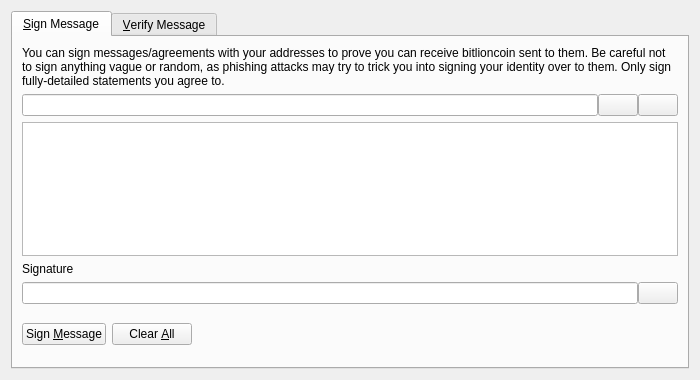
<?xml version="1.0" encoding="UTF-8"?>
<ui version="4.0">
 <class>SignVerifyMessageDialog</class>
 <widget class="QDialog" name="SignVerifyMessageDialog">
  <property name="geometry">
   <rect>
    <x>0</x>
    <y>0</y>
    <width>700</width>
    <height>380</height>
   </rect>
  </property>
  <property name="windowTitle">
   <string>Signatures - Sign / Verify a Message</string>
  </property>
  <property name="modal">
   <bool>true</bool>
  </property>
  <layout class="QVBoxLayout" name="verticalLayout">
   <item>
    <widget class="QTabWidget" name="tabWidget">
     <property name="currentIndex">
      <number>0</number>
     </property>
     <widget class="QWidget" name="tabSignMessage">
      <attribute name="title">
       <string>&amp;Sign Message</string>
      </attribute>
      <layout class="QVBoxLayout" name="verticalLayout_SM">
       <item>
        <widget class="QLabel" name="infoLabel_SM">
         <property name="text">
          <string>You can sign messages/agreements with your addresses to prove you can receive bitlioncoin sent to them. Be careful not to sign anything vague or random, as phishing attacks may try to trick you into signing your identity over to them. Only sign fully-detailed statements you agree to.</string>
         </property>
         <property name="textFormat">
          <enum>Qt::PlainText</enum>
         </property>
         <property name="wordWrap">
          <bool>true</bool>
         </property>
        </widget>
       </item>
       <item>
        <layout class="QHBoxLayout" name="horizontalLayout_1_SM">
         <property name="spacing">
          <number>0</number>
         </property>
         <item>
          <widget class="QValidatedLineEdit" name="addressIn_SM">
           <property name="toolTip">
            <string>The bitlioncoin address to sign the message with</string>
           </property>
          </widget>
         </item>
         <item>
          <widget class="QPushButton" name="addressBookButton_SM">
           <property name="toolTip">
            <string>Choose previously used address</string>
           </property>
           <property name="text">
            <string/>
           </property>
           <property name="shortcut">
            <string>Alt+A</string>
           </property>
           <property name="autoDefault">
            <bool>false</bool>
           </property>
          </widget>
         </item>
         <item>
          <widget class="QPushButton" name="pasteButton_SM">
           <property name="toolTip">
            <string>Paste address from clipboard</string>
           </property>
           <property name="text">
            <string/>
           </property>
           <property name="shortcut">
            <string>Alt+P</string>
           </property>
           <property name="autoDefault">
            <bool>false</bool>
           </property>
          </widget>
         </item>
        </layout>
       </item>
       <item>
        <widget class="QPlainTextEdit" name="messageIn_SM">
         <property name="toolTip">
          <string>Enter the message you want to sign here</string>
         </property>
        </widget>
       </item>
       <item>
        <widget class="QLabel" name="signatureLabel_SM">
         <property name="text">
          <string>Signature</string>
         </property>
         <property name="textFormat">
          <enum>Qt::PlainText</enum>
         </property>
        </widget>
       </item>
       <item>
        <layout class="QHBoxLayout" name="horizontalLayout_2_SM">
         <property name="spacing">
          <number>0</number>
         </property>
         <item>
          <widget class="QLineEdit" name="signatureOut_SM">
           <property name="font">
            <font>
             <italic>true</italic>
            </font>
           </property>
           <property name="readOnly">
            <bool>true</bool>
           </property>
          </widget>
         </item>
         <item>
          <widget class="QPushButton" name="copySignatureButton_SM">
           <property name="toolTip">
            <string>Copy the current signature to the system clipboard</string>
           </property>
           <property name="text">
            <string/>
           </property>
           <property name="autoDefault">
            <bool>false</bool>
           </property>
          </widget>
         </item>
        </layout>
       </item>
       <item>
        <layout class="QHBoxLayout" name="horizontalLayout_3_SM">
         <item>
          <widget class="QPushButton" name="signMessageButton_SM">
           <property name="toolTip">
            <string>Sign the message to prove you own this bitlioncoin address</string>
           </property>
           <property name="text">
            <string>Sign &amp;Message</string>
           </property>
           <property name="autoDefault">
            <bool>false</bool>
           </property>
          </widget>
         </item>
         <item>
          <widget class="QPushButton" name="clearButton_SM">
           <property name="toolTip">
            <string>Reset all sign message fields</string>
           </property>
           <property name="text">
            <string>Clear &amp;All</string>
           </property>
           <property name="autoDefault">
            <bool>false</bool>
           </property>
          </widget>
         </item>
         <item>
          <spacer name="horizontalSpacer_1_SM">
           <property name="orientation">
            <enum>Qt::Horizontal</enum>
           </property>
           <property name="sizeHint" stdset="0">
            <size>
             <width>40</width>
             <height>48</height>
            </size>
           </property>
          </spacer>
         </item>
         <item>
          <widget class="QLabel" name="statusLabel_SM">
           <property name="font">
            <font>
             <weight>75</weight>
             <bold>true</bold>
            </font>
           </property>
           <property name="text">
            <string/>
           </property>
           <property name="wordWrap">
            <bool>true</bool>
           </property>
          </widget>
         </item>
         <item>
          <spacer name="horizontalSpacer_2_SM">
           <property name="orientation">
            <enum>Qt::Horizontal</enum>
           </property>
           <property name="sizeHint" stdset="0">
            <size>
             <width>40</width>
             <height>48</height>
            </size>
           </property>
          </spacer>
         </item>
        </layout>
       </item>
      </layout>
     </widget>
     <widget class="QWidget" name="tabVerifyMessage">
      <attribute name="title">
       <string>&amp;Verify Message</string>
      </attribute>
      <layout class="QVBoxLayout" name="verticalLayout_VM">
       <item>
        <widget class="QLabel" name="infoLabel_VM">
         <property name="text">
          <string>Enter the receiver's address, message (ensure you copy line breaks, spaces, tabs, etc. exactly) and signature below to verify the message. Be careful not to read more into the signature than what is in the signed message itself, to avoid being tricked by a man-in-the-middle attack. Note that this only proves the signing party receives with the address, it cannot prove sendership of any transaction!</string>
         </property>
         <property name="textFormat">
          <enum>Qt::PlainText</enum>
         </property>
         <property name="alignment">
          <set>Qt::AlignLeading|Qt::AlignLeft|Qt::AlignTop</set>
         </property>
         <property name="wordWrap">
          <bool>true</bool>
         </property>
        </widget>
       </item>
       <item>
        <layout class="QHBoxLayout" name="horizontalLayout_1_VM">
         <property name="spacing">
          <number>0</number>
         </property>
         <item>
          <widget class="QValidatedLineEdit" name="addressIn_VM">
           <property name="toolTip">
            <string>The bitlioncoin address the message was signed with</string>
           </property>
          </widget>
         </item>
         <item>
          <widget class="QPushButton" name="addressBookButton_VM">
           <property name="toolTip">
            <string>Choose previously used address</string>
           </property>
           <property name="text">
            <string/>
           </property>
           <property name="shortcut">
            <string>Alt+A</string>
           </property>
           <property name="autoDefault">
            <bool>false</bool>
           </property>
          </widget>
         </item>
        </layout>
       </item>
       <item>
        <widget class="QPlainTextEdit" name="messageIn_VM"/>
       </item>
       <item>
        <widget class="QValidatedLineEdit" name="signatureIn_VM"/>
       </item>
       <item>
        <layout class="QHBoxLayout" name="horizontalLayout_2_VM">
         <item>
          <widget class="QPushButton" name="verifyMessageButton_VM">
           <property name="toolTip">
            <string>Verify the message to ensure it was signed with the specified bitlioncoin address</string>
           </property>
           <property name="text">
            <string>Verify &amp;Message</string>
           </property>
           <property name="autoDefault">
            <bool>false</bool>
           </property>
          </widget>
         </item>
         <item>
          <widget class="QPushButton" name="clearButton_VM">
           <property name="toolTip">
            <string>Reset all verify message fields</string>
           </property>
           <property name="text">
            <string>Clear &amp;All</string>
           </property>
           <property name="autoDefault">
            <bool>false</bool>
           </property>
          </widget>
         </item>
         <item>
          <spacer name="horizontalSpacer_1_VM">
           <property name="orientation">
            <enum>Qt::Horizontal</enum>
           </property>
           <property name="sizeHint" stdset="0">
            <size>
             <width>40</width>
             <height>48</height>
            </size>
           </property>
          </spacer>
         </item>
         <item>
          <widget class="QLabel" name="statusLabel_VM">
           <property name="font">
            <font>
             <weight>75</weight>
             <bold>true</bold>
            </font>
           </property>
           <property name="text">
            <string/>
           </property>
           <property name="wordWrap">
            <bool>true</bool>
           </property>
          </widget>
         </item>
         <item>
          <spacer name="horizontalSpacer_2_VM">
           <property name="orientation">
            <enum>Qt::Horizontal</enum>
           </property>
           <property name="sizeHint" stdset="0">
            <size>
             <width>40</width>
             <height>48</height>
            </size>
           </property>
          </spacer>
         </item>
        </layout>
       </item>
      </layout>
     </widget>
    </widget>
   </item>
  </layout>
 </widget>
 <customwidgets>
  <customwidget>
   <class>QValidatedLineEdit</class>
   <extends>QLineEdit</extends>
   <header>qvalidatedlineedit.h</header>
  </customwidget>
 </customwidgets>
 <resources>
  <include location="../bitlioncoin.qrc"/>
 </resources>
 <connections/>
</ui>
